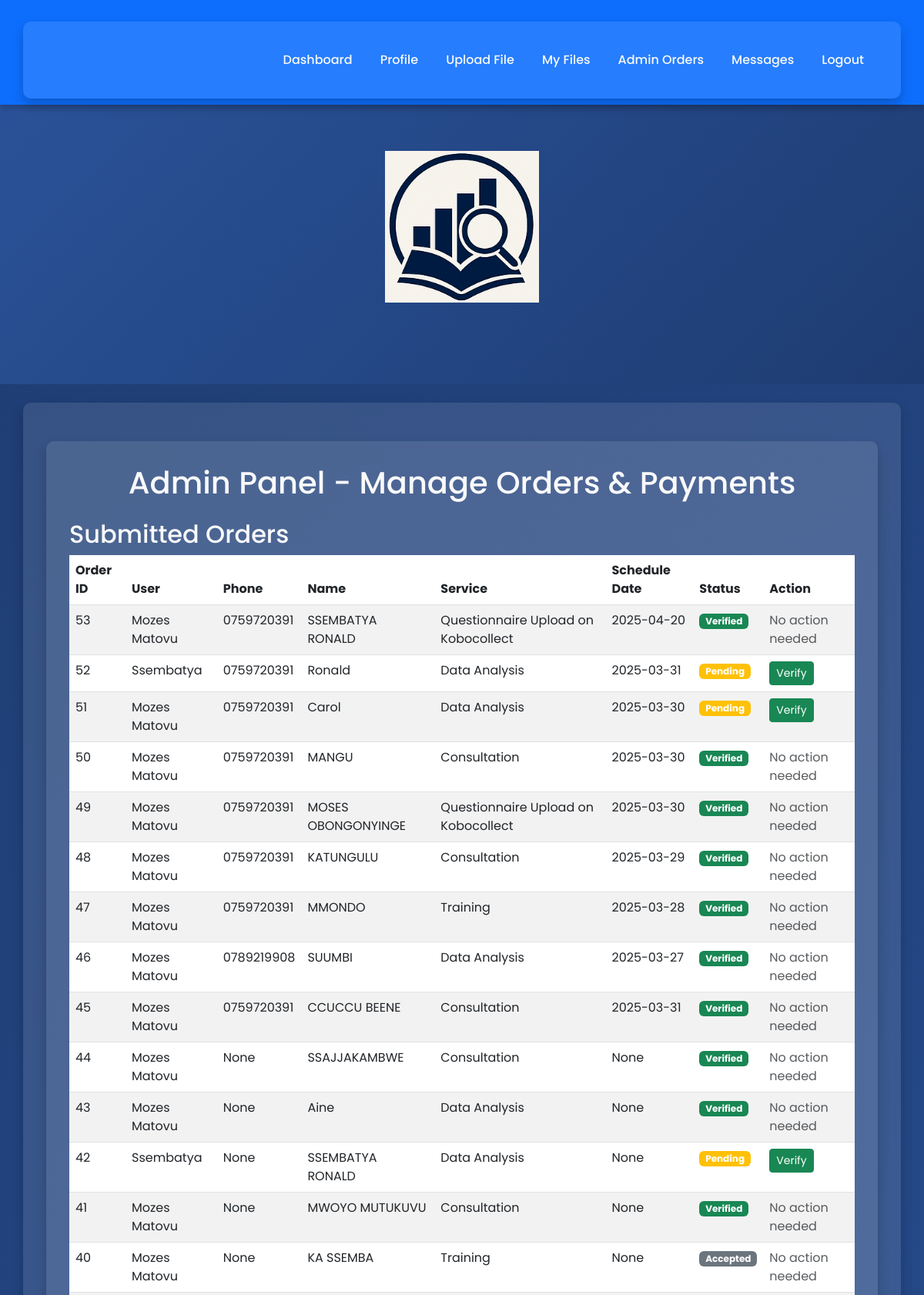
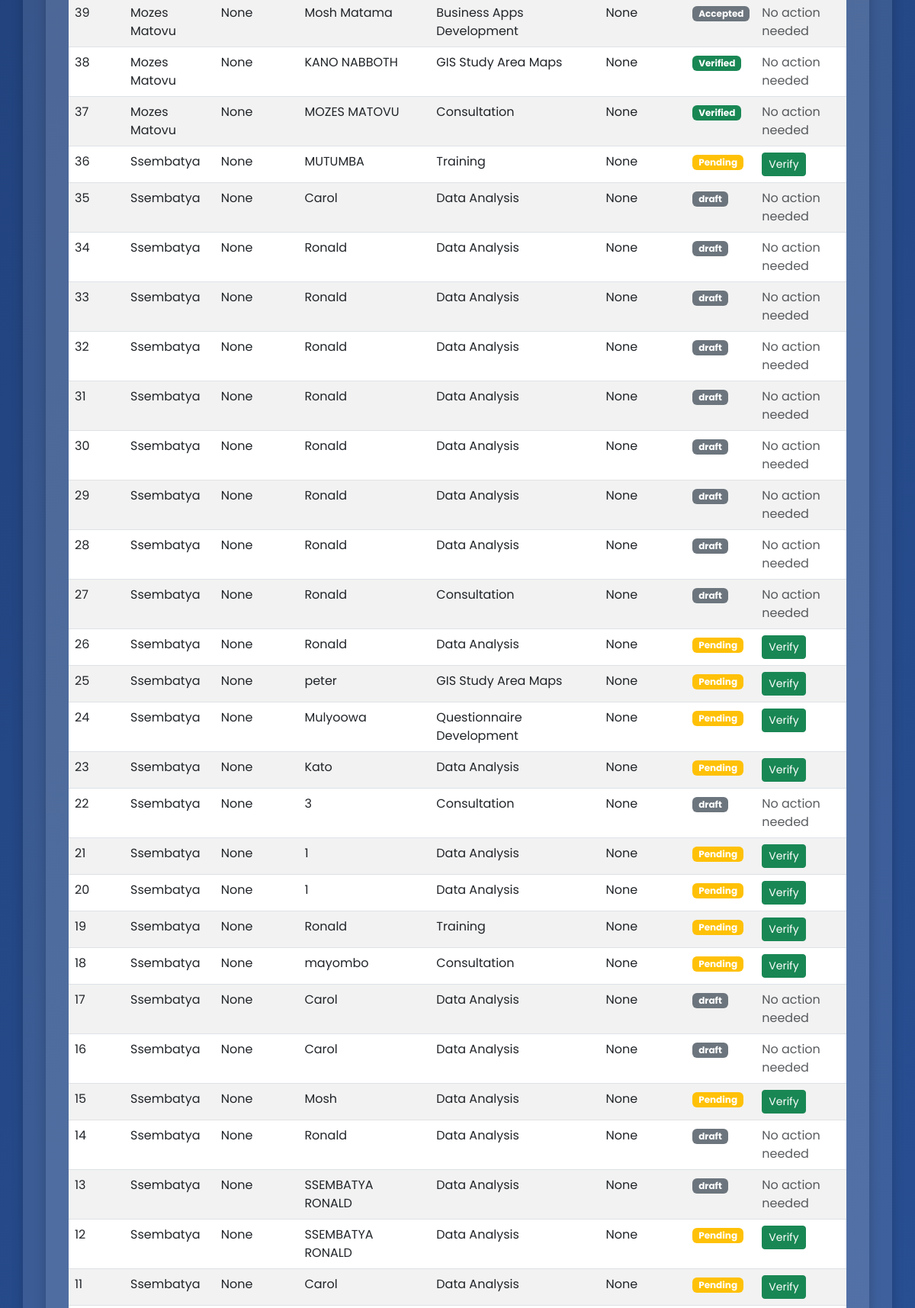
Page /admin/orders (signed in, upper part) on the committed database (2 pictures, top to bottom).
### tables this page shows
CREATE TABLE orders (
            id INTEGER PRIMARY KEY AUTOINCREMENT,
            user_id INTEGER,
            name TEXT,
            service TEXT
        , status TEXT DEFAULT 'draft', date TEXT, schedule_date TEXT, phone_number TEXT);

CREATE TABLE "users" (
 id INTEGER PRIMARY KEY AUTOINCREMENT,
username TEXT UNIQUE,
password TEXT,
email TEXT,
phone_number TEXT,
is_admin INTEGER DEFAULT 0
);

### app.py (the view)
@app.route('/admin/orders')
@login_required
def admin_orders():
    if not current_user.is_admin:
        flash("Access denied.", "danger")
        return redirect(url_for('index'))
    conn = sqlite3.connect('database.db')
    cursor = conn.cursor()
    cursor.execute("""
        SELECT
            orders.id,               -- 0: Order ID
            users.username,          -- 1: Username
            orders.phone_number,     -- ✅ Now fetching from correct place
            orders.name,             -- 3: Name (client)
            orders.service,          -- 4: Service
            orders.schedule_date,    -- 5: Schedule Date
            orders.status            -- 6: Status
        FROM orders
        JOIN users ON orders.user_id = users.id
        ORDER BY orders.id DESC
    """)
    orders = cursor.fetchall()
    conn.close()
    return render_template('admin_orders.html', orders=orders)

### app.py (called while the page is built, shortened)
@login_manager.user_loader
def load_user(user_id):
    conn = sqlite3.connect('database.db')
    cursor = conn.cursor()
    cursor.execute("SELECT id, username, is_admin FROM users WHERE id = ?", (user_id,))
    user = cursor.fetchone()
    conn.close()
    if user:
        return User(id=user[0], username=user[1], is_admin=user[2])
    return None

@app.context_processor
def inject_unread_message_count():
    return dict(unread_count=0)

### templates/admin_orders.html (shortened to what this page needs)
{% extends "base.html" %}
{% block content %}
<div class="container">
    <h1 class="text-center mb-4">Admin Panel - Manage Orders & Payments</h1>
    <h2>Submitted Orders</h2>
    {% if orders %}
        <table class="table table-striped">
            <thead>
                <tr>
                    <th>Order ID</th>
                    <th>User</th>
                    <th>Phone</th>
                    <th>Name</th>
                    <th>Service</th>
                    <th>Schedule Date</th>
                    <th>Status</th>
                    <th>Action</th>
                </tr>
            </thead>
            <tbody>
                {% for order in orders %}
                <tr>
                    <td>{{ order[0] }}</td>
                    <td>{{ order[1] }}</td>
                    <td>{{ order[2] }}</td>
                    <td>{{ order[3] }}</td>
                    <td>{{ order[4] }}</td>
                    <td>{{ order[5] }}</td>
                    <td>
                        {% if order[6] == 'submitted' %}
                            <span class="badge bg-warning">Pending</span>
                        {% elif order[6] == 'Verified' %}
                            <span class="badge bg-success">Verified</span>
                        {% else %}
                            <span class="badge bg-secondary">{{ order[6] }}</span>
                        {% endif %}
                    </td>
                    <td>
                        {% if order[6] == 'submitted' %}
                            <form action="{{ url_for('verify_order', order_id=order[0]) }}" method="post">
                                <button type="submit" class="btn btn-success btn-sm" onclick="return confirm('Verify this order?');">Verify</button>
                            </form>
                        {% else %}
                            <span class="text-muted">No action needed</span>
                        {% endif %}
                    </td>
                </tr>
                {% endfor %}
            </tbody>
        </table>
    {% else %}
        <p class="text-muted">No submitted orders to verify.</p>
    {% endif %}
</div>
{% endblock %}

### templates/base.html (style rules this page uses)
body { font-family: 'Poppins', sans-serif; margin: 0; padding: 0; background: linear-gradient(135deg, #1e3c72, #2a5298); color: #f8f9fa; }
.container { background: rgba(255, 255, 255, 0.1); color: #f8f9fa; border-radius: 10px; padding: 30px; box-shadow: 0 8px 15px rgba(0, 0, 0, 0.2); margin-top: 20px; }

### rows in the picture
orders: id "53", username "Mozes Matovu", phone_number "0759720391", name "SSEMBATYA RONALD", service "Questionnaire Upload on Kobocollect", schedule_date "2025-04-20", status "Verified"
orders: id "52", username "Ssembatya", phone_number "0759720391", name "Ronald", service "Data Analysis", schedule_date "2025-03-31", status "Pending"
orders: id "51", username "Mozes Matovu", phone_number "0759720391", name "Carol", service "Data Analysis", schedule_date "2025-03-30", status "Pending"
orders: id "50", username "Mozes Matovu", phone_number "0759720391", name "MANGU", service "Consultation", schedule_date "2025-03-30", status "Verified"
orders: id "49", username "Mozes Matovu", phone_number "0759720391", name "MOSES OBONGONYINGE", service "Questionnaire Upload on Kobocollect", schedule_date "2025-03-30", status "Verified"
orders: id "48", username "Mozes Matovu", phone_number "0759720391", name "KATUNGULU", service "Consultation", schedule_date "2025-03-29", status "Verified"
orders: id "47", username "Mozes Matovu", phone_number "0759720391", name "MMONDO", service "Training", schedule_date "2025-03-28", status "Verified"
orders: id "46", username "Mozes Matovu", phone_number "0789219908", name "SUUMBI", service "Data Analysis", schedule_date "2025-03-27", status "Verified"
orders: id "45", username "Mozes Matovu", phone_number "0759720391", name "CCUCCU BEENE", service "Consultation", schedule_date "2025-03-31", status "Verified"
orders: id "44", username "Mozes Matovu", order "None", name "SSAJJAKAMBWE", service "Consultation", status "Verified"
orders: id "43", username "Mozes Matovu", order "None", name "Aine", service "Data Analysis", status "Verified"
orders: id "42", username "Ssembatya", order "None", name "SSEMBATYA RONALD", service "Data Analysis", status "Pending"
orders: id "41", username "Mozes Matovu", order "None", name "MWOYO MUTUKUVU", service "Consultation", status "Verified"
orders: id "40", username "Mozes Matovu", order "None", name "KA SSEMBA", service "Training", status "Accepted", shows "No action needed"
orders: id "39", username "Mozes Matovu", order "None", name "Mosh Matama", service "Business Apps Development", status "Accepted", shows "No action needed"
orders: id "38", username "Mozes Matovu", order "None", name "KANO NABBOTH", service "GIS Study Area Maps", status "Verified"
orders: id "37", username "Mozes Matovu", order "None", name "MOZES MATOVU", service "Consultation", status "Verified"
orders: id "36", username "Ssembatya", order "None", name "MUTUMBA", service "Training", status "Pending"
orders: id "35", username "Ssembatya", order "None", name "Carol", service "Data Analysis", status "draft", shows "No action needed"
orders: id "34", username "Ssembatya", order "None", name "Ronald", service "Data Analysis", status "draft", shows "No action needed"
orders: id "33", username "Ssembatya", order "None", name "Ronald", service "Data Analysis", status "draft", shows "No action needed"
orders: id "32", username "Ssembatya", order "None", name "Ronald", service "Data Analysis", status "draft", shows "No action needed"
orders: id "31", username "Ssembatya", order "None", name "Ronald", service "Data Analysis", status "draft", shows "No action needed"
orders: id "30", username "Ssembatya", order "None", name "Ronald", service "Data Analysis", status "draft", shows "No action needed"
orders: id "29", username "Ssembatya", order "None", name "Ronald", service "Data Analysis", status "draft", shows "No action needed"
orders: id "28", username "Ssembatya", order "None", name "Ronald", service "Data Analysis", status "draft", shows "No action needed"
orders: id "27", username "Ssembatya", order "None", name "Ronald", service "Consultation", status "draft", shows "No action needed"
orders: id "26", username "Ssembatya", order "None", name "Ronald", service "Data Analysis", status "Pending"
orders: id "25", username "Ssembatya", order "None", name "peter", service "GIS Study Area Maps", status "Pending"
orders: id "24", username "Ssembatya", order "None", name "Mulyoowa", service "Questionnaire Development", status "Pending"
orders: id "23", username "Ssembatya", order "None", name "Kato", service "Data Analysis", status "Pending"
orders: id "22", username "Ssembatya", order "None", name "3", service "Consultation", status "draft", shows "No action needed"
orders: id "21", username "Ssembatya", order "None", name "1", service "Data Analysis", status "Pending"
orders: id "20", username "Ssembatya", order "None", name "1", service "Data Analysis", status "Pending"
orders: id "19", username "Ssembatya", order "None", name "Ronald", service "Training", status "Pending"
orders: id "18", username "Ssembatya", order "None", name "mayombo", service "Consultation", status "Pending"
orders: id "17", username "Ssembatya", order "None", name "Carol", service "Data Analysis", status "draft", shows "No action needed"
orders: id "16", username "Ssembatya", order "None", name "Carol", service "Data Analysis", status "draft", shows "No action needed"
orders: id "15", username "Ssembatya", order "None", name "Mosh", service "Data Analysis", status "Pending"
orders: id "14", username "Ssembatya", order "None", name "Ronald", service "Data Analysis", status "draft", shows "No action needed"
orders: id "13", username "Ssembatya", order "None", name "SSEMBATYA RONALD", service "Data Analysis", status "draft", shows "No action needed"
orders: id "12", username "Ssembatya", order "None", name "SSEMBATYA RONALD", service "Data Analysis", status "Pending"
orders: id "11", username "Ssembatya", order "None", name "Carol", service "Data Analysis", status "Pending"
